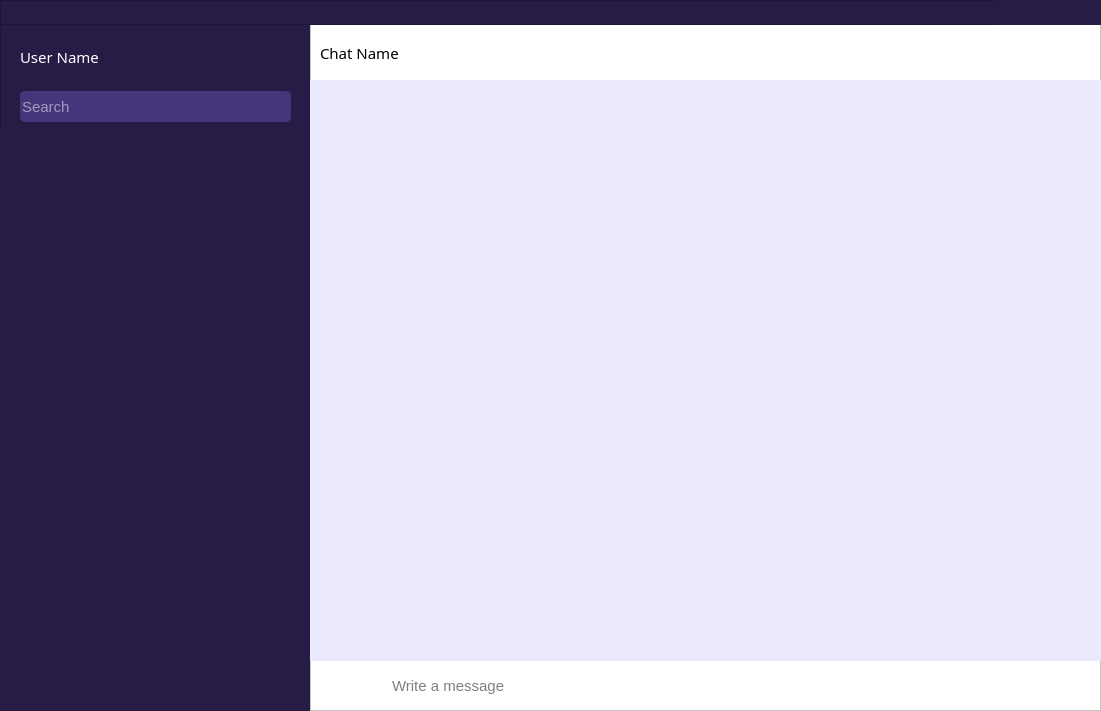
<?xml version="1.0" encoding="UTF-8"?>
<ui version="4.0">
 <class>MainWindow</class>
 <widget class="QMainWindow" name="MainWindow">
  <property name="geometry">
   <rect>
    <x>0</x>
    <y>0</y>
    <width>1101</width>
    <height>711</height>
   </rect>
  </property>
  <property name="windowTitle">
   <string>MainWindow</string>
  </property>
  <widget class="QWidget" name="centralwidget">
   <widget class="QFrame" name="frame">
    <property name="geometry">
     <rect>
      <x>0</x>
      <y>21</y>
      <width>311</width>
      <height>691</height>
     </rect>
    </property>
    <property name="sizePolicy">
     <sizepolicy hsizetype="Expanding" vsizetype="Expanding">
      <horstretch>0</horstretch>
      <verstretch>0</verstretch>
     </sizepolicy>
    </property>
    <property name="styleSheet">
     <string notr="true">background-color: rgb(38, 28, 70);</string>
    </property>
    <property name="frameShape">
     <enum>QFrame::StyledPanel</enum>
    </property>
    <property name="frameShadow">
     <enum>QFrame::Raised</enum>
    </property>
    <widget class="QLineEdit" name="searchLineEdit">
     <property name="geometry">
      <rect>
       <x>20</x>
       <y>70</y>
       <width>271</width>
       <height>31</height>
      </rect>
     </property>
     <property name="font">
      <font>
       <pointsize>11</pointsize>
      </font>
     </property>
     <property name="styleSheet">
      <string notr="true">QLineEdit{
	border-radius: 5px;
    background-color: #45357a;
    color: white;
}</string>
     </property>
     <property name="placeholderText">
      <string>Search</string>
     </property>
    </widget>
    <widget class="QPushButton" name="settingsButton">
     <property name="geometry">
      <rect>
       <x>260</x>
       <y>13</y>
       <width>40</width>
       <height>40</height>
      </rect>
     </property>
     <property name="styleSheet">
      <string notr="true">QPushButton{
	border-radius: 7px;
}</string>
     </property>
     <property name="text">
      <string/>
     </property>
     <property name="icon">
      <iconset>
       <normaloff>../code/Resources/setting2.png</normaloff>../code/Resources/setting2.png</iconset>
     </property>
     <property name="iconSize">
      <size>
       <width>25</width>
       <height>25</height>
      </size>
     </property>
    </widget>
    <widget class="QLabel" name="userNameLabel">
     <property name="geometry">
      <rect>
       <x>20</x>
       <y>10</y>
       <width>231</width>
       <height>51</height>
      </rect>
     </property>
     <property name="font">
      <font>
       <family>Noto Naskh Arabic UI</family>
       <pointsize>11</pointsize>
      </font>
     </property>
     <property name="styleSheet">
      <string notr="true">QFrame{
background-color: rgb(38, 28, 70);
color: white;
}</string>
     </property>
     <property name="text">
      <string>User Name</string>
     </property>
    </widget>
    <widget class="QListWidget" name="chatListWidget">
     <property name="geometry">
      <rect>
       <x>0</x>
       <y>110</y>
       <width>311</width>
       <height>581</height>
      </rect>
     </property>
     <property name="styleSheet">
      <string notr="true">border: none;</string>
     </property>
    </widget>
   </widget>
   <widget class="QFrame" name="frame_2">
    <property name="geometry">
     <rect>
      <x>310</x>
      <y>21</y>
      <width>791</width>
      <height>61</height>
     </rect>
    </property>
    <property name="styleSheet">
     <string notr="true">background-color: rgb(255, 255, 255);</string>
    </property>
    <property name="frameShape">
     <enum>QFrame::StyledPanel</enum>
    </property>
    <property name="frameShadow">
     <enum>QFrame::Raised</enum>
    </property>
    <widget class="QPushButton" name="editChatButton">
     <property name="geometry">
      <rect>
       <x>640</x>
       <y>12</y>
       <width>40</width>
       <height>40</height>
      </rect>
     </property>
     <property name="styleSheet">
      <string notr="true">QPushButton{
	border-radius: 7px;
}</string>
     </property>
     <property name="text">
      <string/>
     </property>
     <property name="icon">
      <iconset>
       <normaloff>../code/Resources/edit_chat1.png</normaloff>../code/Resources/edit_chat1.png</iconset>
     </property>
     <property name="iconSize">
      <size>
       <width>25</width>
       <height>25</height>
      </size>
     </property>
    </widget>
    <widget class="QPushButton" name="addToChatButton">
     <property name="geometry">
      <rect>
       <x>690</x>
       <y>12</y>
       <width>40</width>
       <height>40</height>
      </rect>
     </property>
     <property name="styleSheet">
      <string notr="true">QPushButton{
	border-radius: 7px;
}</string>
     </property>
     <property name="text">
      <string/>
     </property>
     <property name="icon">
      <iconset>
       <normaloff>../code/Resources/add_user1.png</normaloff>../code/Resources/add_user1.png</iconset>
     </property>
     <property name="iconSize">
      <size>
       <width>25</width>
       <height>25</height>
      </size>
     </property>
    </widget>
    <widget class="QPushButton" name="leaveFromChatButton">
     <property name="geometry">
      <rect>
       <x>740</x>
       <y>12</y>
       <width>40</width>
       <height>40</height>
      </rect>
     </property>
     <property name="styleSheet">
      <string notr="true">QPushButton{
	border-radius: 7px;
}</string>
     </property>
     <property name="text">
      <string/>
     </property>
     <property name="icon">
      <iconset>
       <normaloff>../code/Resources/log_out1.png</normaloff>../code/Resources/log_out1.png</iconset>
     </property>
     <property name="iconSize">
      <size>
       <width>25</width>
       <height>25</height>
      </size>
     </property>
    </widget>
    <widget class="QLabel" name="chatLabel">
     <property name="geometry">
      <rect>
       <x>10</x>
       <y>6</y>
       <width>231</width>
       <height>51</height>
      </rect>
     </property>
     <property name="font">
      <font>
       <family>Noto Naskh Arabic UI</family>
       <pointsize>11</pointsize>
      </font>
     </property>
     <property name="styleSheet">
      <string notr="true"/>
     </property>
     <property name="text">
      <string>Chat Name</string>
     </property>
    </widget>
   </widget>
   <widget class="QFrame" name="frame_3">
    <property name="geometry">
     <rect>
      <x>310</x>
      <y>660</y>
      <width>791</width>
      <height>51</height>
     </rect>
    </property>
    <property name="sizePolicy">
     <sizepolicy hsizetype="Expanding" vsizetype="Expanding">
      <horstretch>0</horstretch>
      <verstretch>0</verstretch>
     </sizepolicy>
    </property>
    <property name="font">
     <font>
      <pointsize>10</pointsize>
     </font>
    </property>
    <property name="styleSheet">
     <string notr="true">background-color: rgb(255, 255, 255);</string>
    </property>
    <property name="frameShape">
     <enum>QFrame::StyledPanel</enum>
    </property>
    <property name="frameShadow">
     <enum>QFrame::Raised</enum>
    </property>
    <widget class="QLineEdit" name="messageTextLineEdit">
     <property name="geometry">
      <rect>
       <x>80</x>
       <y>10</y>
       <width>571</width>
       <height>31</height>
      </rect>
     </property>
     <property name="sizePolicy">
      <sizepolicy hsizetype="Expanding" vsizetype="Expanding">
       <horstretch>0</horstretch>
       <verstretch>0</verstretch>
      </sizepolicy>
     </property>
     <property name="font">
      <font>
       <pointsize>11</pointsize>
      </font>
     </property>
     <property name="styleSheet">
      <string notr="true">QLineEdit{
	border-radius: 1px;
}</string>
     </property>
     <property name="text">
      <string/>
     </property>
     <property name="placeholderText">
      <string>Write a message</string>
     </property>
    </widget>
    <widget class="QPushButton" name="sendButton">
     <property name="geometry">
      <rect>
       <x>740</x>
       <y>5</y>
       <width>40</width>
       <height>40</height>
      </rect>
     </property>
     <property name="styleSheet">
      <string notr="true">QPushButton{
border-radius: 7px;
}</string>
     </property>
     <property name="text">
      <string/>
     </property>
     <property name="icon">
      <iconset>
       <normaloff>../code/Resources/send_h.png</normaloff>../code/Resources/send_h.png</iconset>
     </property>
     <property name="iconSize">
      <size>
       <width>25</width>
       <height>25</height>
      </size>
     </property>
    </widget>
    <widget class="QPushButton" name="attachButton">
     <property name="geometry">
      <rect>
       <x>20</x>
       <y>5</y>
       <width>40</width>
       <height>40</height>
      </rect>
     </property>
     <property name="styleSheet">
      <string notr="true">QPushButton{
border-radius: 7px;
}</string>
     </property>
     <property name="text">
      <string/>
     </property>
     <property name="icon">
      <iconset>
       <normaloff>../code/Resources/attach2.png</normaloff>../code/Resources/attach2.png</iconset>
     </property>
     <property name="iconSize">
      <size>
       <width>25</width>
       <height>25</height>
      </size>
     </property>
    </widget>
   </widget>
   <widget class="QFrame" name="frame_5">
    <property name="geometry">
     <rect>
      <x>0</x>
      <y>0</y>
      <width>1101</width>
      <height>25</height>
     </rect>
    </property>
    <property name="styleSheet">
     <string notr="true">background-color: rgb(38, 28, 70);</string>
    </property>
    <property name="frameShape">
     <enum>QFrame::StyledPanel</enum>
    </property>
    <property name="frameShadow">
     <enum>QFrame::Raised</enum>
    </property>
    <widget class="QPushButton" name="closeButton">
     <property name="geometry">
      <rect>
       <x>1066</x>
       <y>0</y>
       <width>35</width>
       <height>25</height>
      </rect>
     </property>
     <property name="styleSheet">
      <string notr="true">QPushButton{
	border-radius: 1px;
}

QPushButton:hover{
	background-color: red;
}
</string>
     </property>
     <property name="text">
      <string/>
     </property>
     <property name="icon">
      <iconset>
       <normaloff>../code/Resources/close4.png</normaloff>../code/Resources/close4.png</iconset>
     </property>
     <property name="iconSize">
      <size>
       <width>20</width>
       <height>20</height>
      </size>
     </property>
    </widget>
    <widget class="QPushButton" name="minimizeButton">
     <property name="geometry">
      <rect>
       <x>996</x>
       <y>0</y>
       <width>35</width>
       <height>25</height>
      </rect>
     </property>
     <property name="styleSheet">
      <string notr="true">QPushButton{
	border-radius: 1px;
}

QPushButton:hover{
	background-color: #45357a;
}
</string>
     </property>
     <property name="text">
      <string/>
     </property>
     <property name="icon">
      <iconset>
       <normaloff>../code/Resources/minimize2.png</normaloff>../code/Resources/minimize2.png</iconset>
     </property>
     <property name="iconSize">
      <size>
       <width>17</width>
       <height>17</height>
      </size>
     </property>
    </widget>
    <widget class="QPushButton" name="maximizeButton">
     <property name="geometry">
      <rect>
       <x>1031</x>
       <y>0</y>
       <width>35</width>
       <height>25</height>
      </rect>
     </property>
     <property name="styleSheet">
      <string notr="true">QPushButton{
border-radius: 1px;
}

QPushButton:hover{
	background-color: #45357a;
}
</string>
     </property>
     <property name="text">
      <string/>
     </property>
     <property name="icon">
      <iconset>
       <normaloff>../code/Resources/maximize2.png</normaloff>../code/Resources/maximize2.png</iconset>
     </property>
     <property name="iconSize">
      <size>
       <width>15</width>
       <height>15</height>
      </size>
     </property>
    </widget>
   </widget>
   <widget class="QListWidget" name="messageListWidget">
    <property name="geometry">
     <rect>
      <x>310</x>
      <y>80</y>
      <width>791</width>
      <height>581</height>
     </rect>
    </property>
    <property name="styleSheet">
     <string notr="true">background-color: rgb(235, 234, 253);
border: none;</string>
    </property>
   </widget>
  </widget>
 </widget>
 <resources/>
 <connections/>
</ui>
